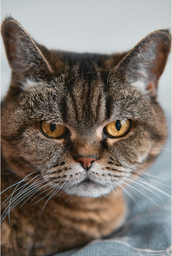
#> input picture DIP/cat.png, 172 x 256 px, shrunk from 510 x 758 before the run
$ jupyter execute 17.ipynb
#> lines starting #> are read from the running program, lines starting #| are printed output that depends on the picture; after the words box and inside, x2 and y2 are one past the last pixel; in counts of white or black regions, pixels touching at a corner belong together
## Problem 17
Write a Python program to perform basic morphological operations (Erosion, Dilation, Opening, Closing).

[cell 1]
import cv2
import matplotlib.pyplot as plt
import numpy as np

image = cv2.imread("cat.png")
#> image is the input picture: shape (256, 172, 3); mean B, G, R 107.1, 114.8, 123
height, width = image.shape[:2]
#> height = 256; width = 172
binary = np.zeros((height, width), dtype=np.uint8)

# Convert to binary manually.
for row in range(height):
    for col in range(width):
        blue = int(image[row, col, 0])
        green = int(image[row, col, 1])
        red = int(image[row, col, 2])
        gray = int(0.114 * blue + 0.587 * green + 0.299 * red)
        binary[row, col] = 255 if gray > 127 else 0
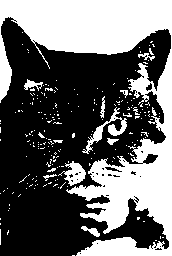
#> binary: shape (256, 172); 40.3% white; 209 white regions (196 under 20 px), largest, box (x1, y1, x2, y2) and area: (0, 0, 172, 256) 15924, (82, 107, 127, 154) 439, (58, 161, 86, 186) 327

# A simple 3x3 square structuring element.
kernel = np.zeros((3, 3), dtype=np.uint8)
for row in range(3):
    for col in range(3):
        kernel[row, col] = 1

def erosion(source):
    result = np.zeros((height, width), dtype=np.uint8)
    for row in range(1, height - 1):
        for col in range(1, width - 1):
            keep = True
            for kr in range(3):
                for kc in range(3):
                    if kernel[kr, kc] == 1 and source[row + kr - 1, col + kc - 1] == 0:
                        keep = False
            if keep:
                result[row, col] = 255
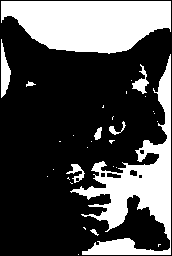
#> result: shape (256, 172); 30.9% white; 31 white regions (22 under 20 px), largest, box (x1, y1, x2, y2) and area: (1, 1, 171, 54) 6888, (70, 54, 171, 255) 5812, (1, 39, 11, 98) 336
    return result

def dilation(source):
    result = np.zeros((height, width), dtype=np.uint8)
    for row in range(1, height - 1):
        for col in range(1, width - 1):
            for kr in range(3):
                for kc in range(3):
                    if kernel[kr, kc] == 1 and source[row + kr - 1, col + kc - 1] == 255:
                        result[row, col] = 255
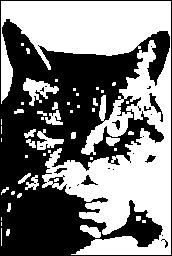
#> result: shape (256, 172); 50.1% white; 22 black regions (15 under 20 px), largest, box (x1, y1, x2, y2) and area: (0, 0, 172, 256) 21575, (149, 93, 163, 122) 116, (81, 175, 98, 185) 69
    return result

eroded = erosion(binary)
dilated = dilation(binary)
opened = dilation(eroded)
#> after the loop in dilation (call 2), `for row in range(1, height - 1):`:
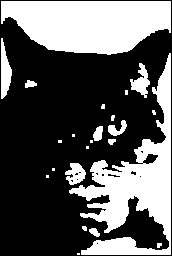
#> result: shape (256, 172); 35.7% white; 23 white regions (10 under 20 px), largest, box (x1, y1, x2, y2) and area: (1, 1, 171, 55) 7133, (69, 53, 171, 255) 6944, (1, 38, 12, 99) 417
closed = erosion(dilated)
#> after the loop in erosion (call 2), `for row in range(1, height - 1):`:
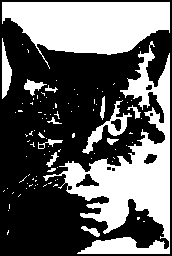
#> result: shape (256, 172); 39.7% white; 98 white regions (84 under 20 px), largest, box (x1, y1, x2, y2) and area: (43, 41, 170, 254) 8616, (2, 2, 170, 69) 6991, (82, 100, 132, 154) 577

plt.figure(figsize=(12, 8))
plt.subplot(2, 3, 1)
plt.imshow(image[:, :, ::-1])
plt.title("Original")
plt.axis("off")

plt.subplot(2, 3, 2)
plt.imshow(binary, cmap="gray")
plt.title("Binary")
plt.axis("off")

plt.subplot(2, 3, 3)
plt.imshow(eroded, cmap="gray")
plt.title("Erosion")
plt.axis("off")

plt.subplot(2, 3, 4)
plt.imshow(dilated, cmap="gray")
plt.title("Dilation")
plt.axis("off")

plt.subplot(2, 3, 5)
plt.imshow(opened, cmap="gray")
plt.title("Opening")
plt.axis("off")

plt.subplot(2, 3, 6)
plt.imshow(closed, cmap="gray")
plt.title("Closing")
plt.axis("off")
plt.tight_layout()
plt.show()
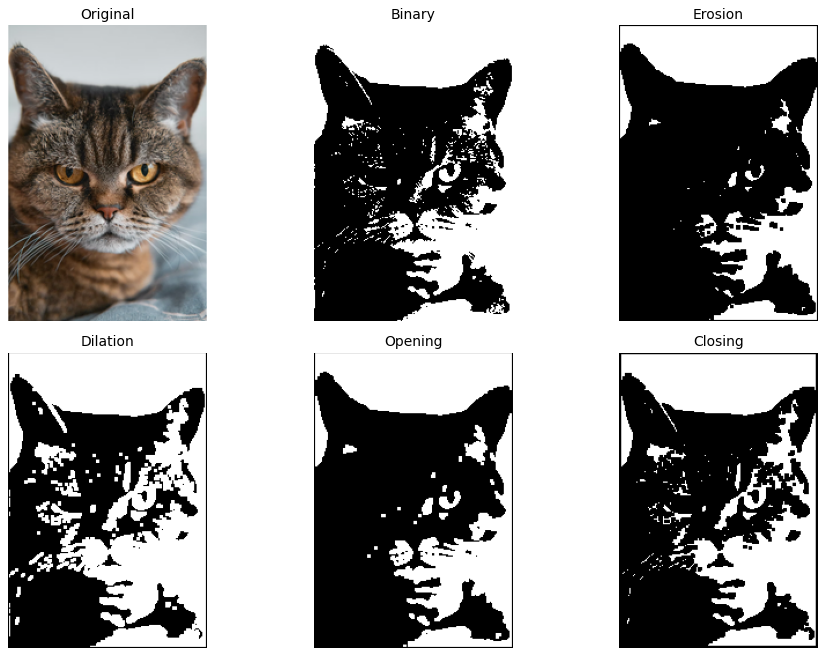
#> figure drawn by matplotlib, 6 panels
